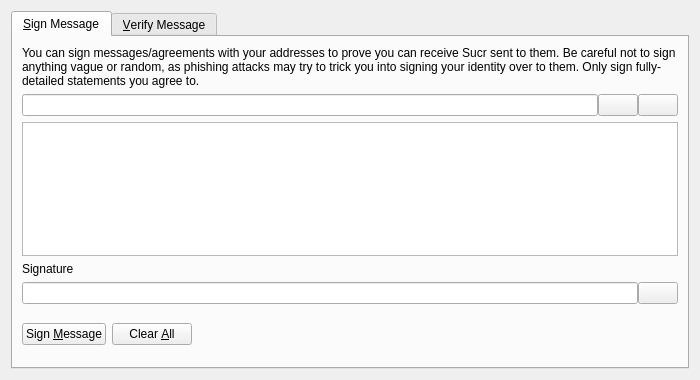
<?xml version="1.0" encoding="UTF-8"?>
<ui version="4.0">
 <class>SignVerifyMessageDialog</class>
 <widget class="QDialog" name="SignVerifyMessageDialog">
  <property name="geometry">
   <rect>
    <x>0</x>
    <y>0</y>
    <width>700</width>
    <height>380</height>
   </rect>
  </property>
  <property name="windowTitle">
   <string>Signatures - Sign / Verify a Message</string>
  </property>
  <property name="modal">
   <bool>true</bool>
  </property>
  <layout class="QVBoxLayout" name="verticalLayout">
   <item>
    <widget class="QTabWidget" name="tabWidget">
     <property name="currentIndex">
      <number>0</number>
     </property>
     <widget class="QWidget" name="tabSignMessage">
      <attribute name="title">
       <string>&amp;Sign Message</string>
      </attribute>
      <layout class="QVBoxLayout" name="verticalLayout_SM">
       <item>
        <widget class="QLabel" name="infoLabel_SM">
         <property name="text">
          <string>You can sign messages/agreements with your addresses to prove you can receive Sucr sent to them. Be careful not to sign anything vague or random, as phishing attacks may try to trick you into signing your identity over to them. Only sign fully-detailed statements you agree to.</string>
         </property>
         <property name="textFormat">
          <enum>Qt::PlainText</enum>
         </property>
         <property name="wordWrap">
          <bool>true</bool>
         </property>
        </widget>
       </item>
       <item>
        <layout class="QHBoxLayout" name="horizontalLayout_1_SM">
         <property name="spacing">
          <number>0</number>
         </property>
         <item>
          <widget class="QValidatedLineEdit" name="addressIn_SM">
           <property name="toolTip">
            <string>The Sucr address to sign the message with</string>
           </property>
          </widget>
         </item>
         <item>
          <widget class="QPushButton" name="addressBookButton_SM">
           <property name="toolTip">
            <string>Choose previously used address</string>
           </property>
           <property name="text">
            <string/>
           </property>
           <property name="shortcut">
            <string>Alt+A</string>
           </property>
           <property name="autoDefault">
            <bool>false</bool>
           </property>
          </widget>
         </item>
         <item>
          <widget class="QPushButton" name="pasteButton_SM">
           <property name="toolTip">
            <string>Paste address from clipboard</string>
           </property>
           <property name="text">
            <string/>
           </property>
           <property name="shortcut">
            <string>Alt+P</string>
           </property>
           <property name="autoDefault">
            <bool>false</bool>
           </property>
          </widget>
         </item>
        </layout>
       </item>
       <item>
        <widget class="QPlainTextEdit" name="messageIn_SM">
         <property name="toolTip">
          <string>Enter the message you want to sign here</string>
         </property>
        </widget>
       </item>
       <item>
        <widget class="QLabel" name="signatureLabel_SM">
         <property name="text">
          <string>Signature</string>
         </property>
         <property name="textFormat">
          <enum>Qt::PlainText</enum>
         </property>
        </widget>
       </item>
       <item>
        <layout class="QHBoxLayout" name="horizontalLayout_2_SM">
         <property name="spacing">
          <number>0</number>
         </property>
         <item>
          <widget class="QLineEdit" name="signatureOut_SM">
           <property name="font">
            <font>
             <italic>true</italic>
            </font>
           </property>
           <property name="readOnly">
            <bool>true</bool>
           </property>
          </widget>
         </item>
         <item>
          <widget class="QPushButton" name="copySignatureButton_SM">
           <property name="toolTip">
            <string>Copy the current signature to the system clipboard</string>
           </property>
           <property name="text">
            <string/>
           </property>
           <property name="autoDefault">
            <bool>false</bool>
           </property>
          </widget>
         </item>
        </layout>
       </item>
       <item>
        <layout class="QHBoxLayout" name="horizontalLayout_3_SM">
         <item>
          <widget class="QPushButton" name="signMessageButton_SM">
           <property name="toolTip">
            <string>Sign the message to prove you own this Sucr address</string>
           </property>
           <property name="text">
            <string>Sign &amp;Message</string>
           </property>
           <property name="autoDefault">
            <bool>false</bool>
           </property>
          </widget>
         </item>
         <item>
          <widget class="QPushButton" name="clearButton_SM">
           <property name="toolTip">
            <string>Reset all sign message fields</string>
           </property>
           <property name="text">
            <string>Clear &amp;All</string>
           </property>
           <property name="autoDefault">
            <bool>false</bool>
           </property>
          </widget>
         </item>
         <item>
          <spacer name="horizontalSpacer_1_SM">
           <property name="orientation">
            <enum>Qt::Horizontal</enum>
           </property>
           <property name="sizeHint" stdset="0">
            <size>
             <width>40</width>
             <height>48</height>
            </size>
           </property>
          </spacer>
         </item>
         <item>
          <widget class="QLabel" name="statusLabel_SM">
           <property name="font">
            <font>
             <weight>75</weight>
             <bold>true</bold>
            </font>
           </property>
           <property name="text">
            <string/>
           </property>
           <property name="wordWrap">
            <bool>true</bool>
           </property>
          </widget>
         </item>
         <item>
          <spacer name="horizontalSpacer_2_SM">
           <property name="orientation">
            <enum>Qt::Horizontal</enum>
           </property>
           <property name="sizeHint" stdset="0">
            <size>
             <width>40</width>
             <height>48</height>
            </size>
           </property>
          </spacer>
         </item>
        </layout>
       </item>
      </layout>
     </widget>
     <widget class="QWidget" name="tabVerifyMessage">
      <attribute name="title">
       <string>&amp;Verify Message</string>
      </attribute>
      <layout class="QVBoxLayout" name="verticalLayout_VM">
       <item>
        <widget class="QLabel" name="infoLabel_VM">
         <property name="text">
          <string>Enter the receiver's address, message (ensure you copy line breaks, spaces, tabs, etc. exactly) and signature below to verify the message. Be careful not to read more into the signature than what is in the signed message itself, to avoid being tricked by a man-in-the-middle attack. Note that this only proves the signing party receives with the address, it cannot prove sendership of any transaction!</string>
         </property>
         <property name="textFormat">
          <enum>Qt::PlainText</enum>
         </property>
         <property name="alignment">
          <set>Qt::AlignLeading|Qt::AlignLeft|Qt::AlignTop</set>
         </property>
         <property name="wordWrap">
          <bool>true</bool>
         </property>
        </widget>
       </item>
       <item>
        <layout class="QHBoxLayout" name="horizontalLayout_1_VM">
         <property name="spacing">
          <number>0</number>
         </property>
         <item>
          <widget class="QValidatedLineEdit" name="addressIn_VM">
           <property name="toolTip">
            <string>The Sucr address the message was signed with</string>
           </property>
          </widget>
         </item>
         <item>
          <widget class="QPushButton" name="addressBookButton_VM">
           <property name="toolTip">
            <string>Choose previously used address</string>
           </property>
           <property name="text">
            <string/>
           </property>
           <property name="shortcut">
            <string>Alt+A</string>
           </property>
           <property name="autoDefault">
            <bool>false</bool>
           </property>
          </widget>
         </item>
        </layout>
       </item>
       <item>
        <widget class="QPlainTextEdit" name="messageIn_VM"/>
       </item>
       <item>
        <widget class="QValidatedLineEdit" name="signatureIn_VM"/>
       </item>
       <item>
        <layout class="QHBoxLayout" name="horizontalLayout_2_VM">
         <item>
          <widget class="QPushButton" name="verifyMessageButton_VM">
           <property name="toolTip">
            <string>Verify the message to ensure it was signed with the specified Sucr address</string>
           </property>
           <property name="text">
            <string>Verify &amp;Message</string>
           </property>
           <property name="autoDefault">
            <bool>false</bool>
           </property>
          </widget>
         </item>
         <item>
          <widget class="QPushButton" name="clearButton_VM">
           <property name="toolTip">
            <string>Reset all verify message fields</string>
           </property>
           <property name="text">
            <string>Clear &amp;All</string>
           </property>
           <property name="autoDefault">
            <bool>false</bool>
           </property>
          </widget>
         </item>
         <item>
          <spacer name="horizontalSpacer_1_VM">
           <property name="orientation">
            <enum>Qt::Horizontal</enum>
           </property>
           <property name="sizeHint" stdset="0">
            <size>
             <width>40</width>
             <height>48</height>
            </size>
           </property>
          </spacer>
         </item>
         <item>
          <widget class="QLabel" name="statusLabel_VM">
           <property name="font">
            <font>
             <weight>75</weight>
             <bold>true</bold>
            </font>
           </property>
           <property name="text">
            <string/>
           </property>
           <property name="wordWrap">
            <bool>true</bool>
           </property>
          </widget>
         </item>
         <item>
          <spacer name="horizontalSpacer_2_VM">
           <property name="orientation">
            <enum>Qt::Horizontal</enum>
           </property>
           <property name="sizeHint" stdset="0">
            <size>
             <width>40</width>
             <height>48</height>
            </size>
           </property>
          </spacer>
         </item>
        </layout>
       </item>
      </layout>
     </widget>
    </widget>
   </item>
  </layout>
 </widget>
 <customwidgets>
  <customwidget>
   <class>QValidatedLineEdit</class>
   <extends>QLineEdit</extends>
   <header>qvalidatedlineedit.h</header>
  </customwidget>
 </customwidgets>
 <resources>
  <include location="../sucr.qrc"/>
 </resources>
 <connections/>
</ui>
